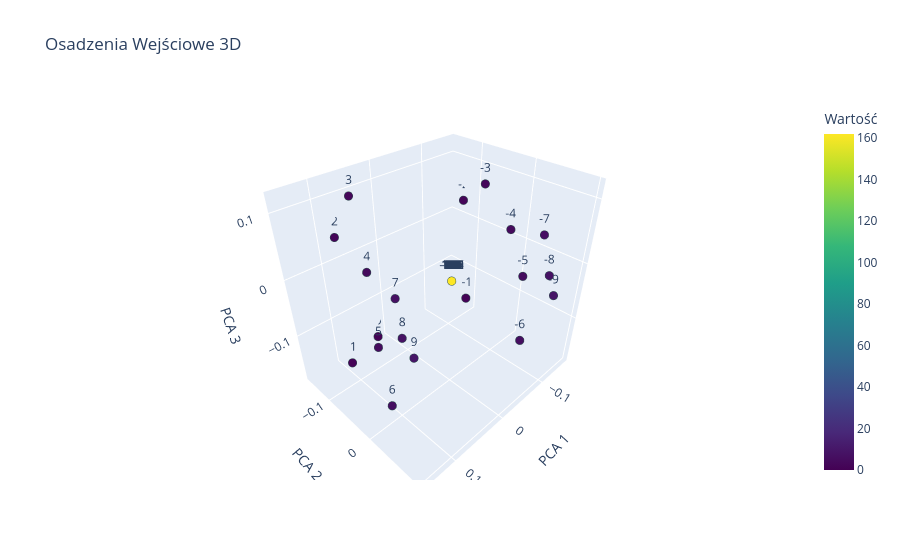

Notebook source saved alongside this figure:
### Code cell
import torch
import pandas as pd
import plotly.express as px
from sklearn.decomposition import PCA

def plot_embeddings_3d(model, title="Osadzenia Wejściowe 3D"):
    # 1. Wyciągamy wagi embeddingów (zakładam nazwę warstwy embedding w modelu)
    # Jeśli Twoja warstwa nazywa się inaczej, np. model.tok_emb.weight, popraw to poniżej:
    embeddings = model.tokens_embed.weight.detach().cpu().numpy()
    
    # 2. Liczymy PCA dla 3 komponentów
    pca = PCA(n_components=3)
    embeddings_3d = pca.fit_transform(embeddings)
    
    # Tworzymy listę etykiet (indeksów liczb, np. od -50 do 50, w zależności od Twojego słownika)
    # Zakładam, że indeksy odpowiadają kolejnym tokenom w embeddingu
    num_tokens = embeddings.shape[0]
    labels = [str(i - num_tokens//2) for i in range(num_tokens)] # Przykładowe centrowanie wokół zera
    
    # Wartości do pokolorowania punktów (np. moduł liczby, żeby zobaczyć gradient)
    values = [abs(i - num_tokens//2) for i in range(num_tokens)]
    
    # 3. Pakujemy dane do DataFrame dla Plotly
    df = pd.DataFrame({
        'PCA 1': embeddings_3d[:, 0],
        'PCA 2': embeddings_3d[:, 1],
        'PCA 3': embeddings_3d[:, 2],
        'Token': labels,
        'Wartość': values
    })
    
    # 4. Generujemy interaktywny wykres 3D
    fig = px.scatter_3d(
        df, 
        x='PCA 1', 
        y='PCA 2', 
        z='PCA 3',
        text='Token',
        color='Wartość',
        color_continuous_scale='Viridis',
        title=title
    )
    
    # Dostosowanie wyglądu punktów i tekstu
    fig.update_traces(
        marker=dict(size=5, line=dict(width=1, color='DarkSlateGrey')),
        textposition='top center'
    )
    
    fig.show()

# Wywołanie (podstaw swój wytrenowany model):
plot_embeddings_3d(model)

### Figure 1 — Plotly figure (JSON) as saved in the notebook; plotly's stock layout.template omitted (floating-point values rounded to 4 significant figures; data arrays with more than 128 entries replaced by an {"elided": "..."} marker saying what was removed)
{"data": [{"hovertemplate": "PCA 1=%{x}<br>PCA 2=%{y}<br>PCA 3=%{z}<br>Token=%{text}<br>Wartość=%{marker.color}<extra></extra>", "legendgroup": "", "marker": {"color": {"elided": "325 int values"}, "coloraxis": "coloraxis", "line": {"color": "DarkSlateGrey", "width": 1}, "size": 5, "symbol": "circle"}, "mode": "markers+text", "name": "", "scene": "scene", "showlegend": false, "text": {"elided": "325 str values"}, "textposition": "top center", "type": "scatter3d", "x": {"elided": "325 float values"}, "y": {"elided": "325 float values"}, "z": {"elided": "325 float values"}}], "layout": {"coloraxis": {"colorbar": {"title": {"text": "Wartość"}}, "colorscale": [[0, "#440154"], [0.1111, "#482878"], [0.2222, "#3e4989"], [0.3333, "#31688e"], [0.4444, "#26828e"], [0.5556, "#1f9e89"], [0.6667, "#35b779"], [0.7778, "#6ece58"], [0.8889, "#b5de2b"], [1, "#fde725"]]}, "legend": {"tracegroupgap": 0}, "scene": {"domain": {"x": [0, 1], "y": [0, 1]}, "xaxis": {"title": {"text": "PCA 1"}}, "yaxis": {"title": {"text": "PCA 2"}}, "zaxis": {"title": {"text": "PCA 3"}}}, "title": {"text": "Osadzenia Wejściowe 3D"}}}
